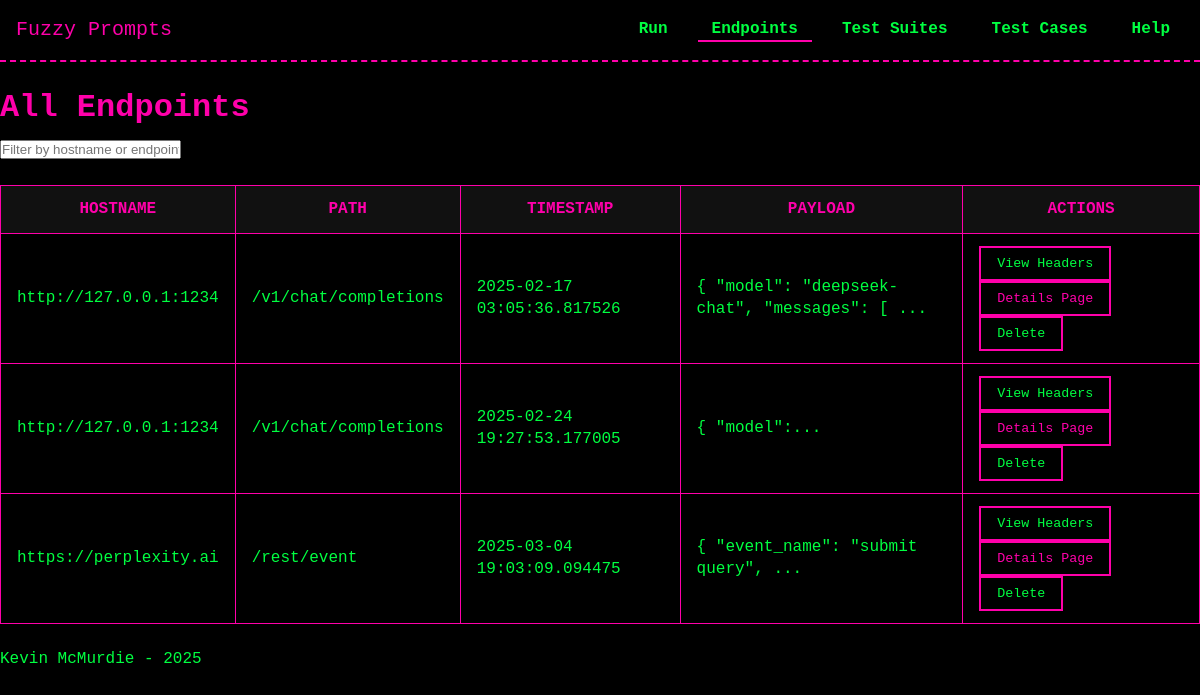
Page /endpoints/ on the earlier database version.
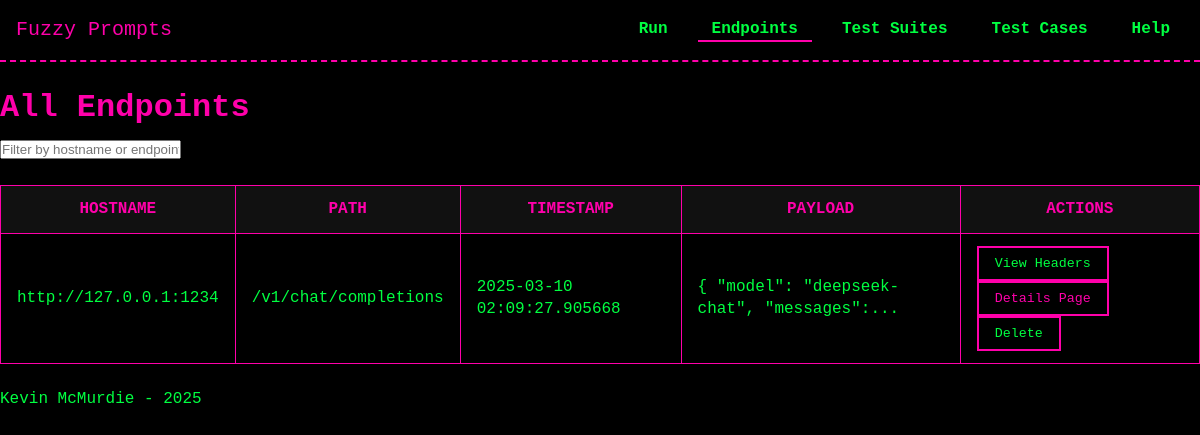
Same page on the later database version.
### models/model_Endpoints.py (models this page shows, shortened)
class Endpoint(db.Model):
    __tablename__ = 'endpoints'
    id = db.Column(db.Integer, primary_key=True)
    hostname = db.Column(db.String, nullable=False)
    endpoint = db.Column(db.String, nullable=False)
    http_payload = db.Column(db.Text, nullable=True)   # HTTP payload sent with the request, should handle and store as JSON
    timestamp = db.Column(db.DateTime, default=datetime.utcnow)  # <--- ADDED TIMESTAMP
    headers = db.relationship('APIHeader', back_populates='endpoint', cascade='all, delete-orphan')
    test_runs = db.relationship('TestRun', back_populates='endpoint')

### routes/endpoints.py (the view)
@endpoints_bp.route('/', methods=['GET'])
def list_endpoints():
    endpoints = Endpoint.query.all()
    return render_template('endpoints/list_endpoints.html', endpoints=endpoints)

### templates/endpoints/list_endpoints.html (shortened to what this page needs)
{% extends "base.html" %}
{% block head %}
  <link rel="stylesheet" href="{{ url_for('static', filename='css/tables.css') }}">
{% endblock %}
{% block content %}
<h1>All Endpoints</h1>
<input
  type="text"
  id="searchEndpoint"
  placeholder="Filter by hostname or endpoint..."
>
<table id="endpointsTable">
  <thead>
    <tr>
      <th>Hostname</th>
      <th>Path</th>
      <th>Timestamp</th>
      <th>Payload</th>
      <th>Actions</th>
    </tr>
  </thead>
  <tbody>
    {% for ep in endpoints %}
      <tr>
        <td>{{ ep.hostname }}</td>
        <td>{{ ep.endpoint }}</td>
        <td>
          {% if ep.timestamp %}
            {{ ep.timestamp }}
          {% else %}
            --
          {% endif %}
        </td>
        <td>
          {% if ep.http_payload %}
            {{ ep.http_payload|truncate(50) }}
          {% else %}
            --
          {% endif %}
        </td>
        <td>
            <button
              type="button"
              class="view-headers-btn"
              data-endpoint-id="{{ ep.id }}"
            >
              View Headers
            </button>
            <button
              type="button"
              class="details-page-btn">
              <a href="{{ url_for('endpoints_bp.view_endpoint_details', endpoint_id=ep.id) }}">Details Page</a>
            </button>
            <form action="{{ url_for('endpoints_bp.delete_endpoint', endpoint_id=ep.id) }}" method="POST" style="display:inline;">
              <button
                type="submit"
                class="delete-endpoint-btn"
                onclick="return confirm('Are you sure you want to delete this endpoint?');"
              >
                Delete
              </button>
            </form>
        </td>
      </tr>
    {% endfor %}
  </tbody>
</table>
{% endblock %}

### templates/base.html (shortened to what this page needs)
<!DOCTYPE html>
<html lang="en">
<head>
  <link rel="stylesheet" href="{{ url_for('static', filename='css/theme.css') }}">
  <link rel="stylesheet" href="{{ url_for('static', filename='css/navbar.css') }}">
  {% block head %}{% endblock %}
</head>
<body>
  <header>
    <nav class="navbar navbar-fixed">
      <div class="nav-brand glitch">
        <a href="{{ url_for('core_bp.index') }}">Fuzzy Prompts</a>
      </div>
      <ul class="nav-links">
        <li class="dropdown {% if request.endpoint and request.endpoint.startswith('test_runs_bp') %}active{% endif %}">
          <a href="#">Run</a>
        </li>
        <li class="dropdown {% if request.endpoint and request.endpoint.startswith('endpoints_bp') %}active{% endif %}">
          <a href="#">Endpoints</a>
        </li>
        <li class="dropdown {% if request.endpoint and request.endpoint.startswith('test_suites_bp') %}active{% endif %}">
          <a href="#">Test Suites</a>
        </li>
        <li class="dropdown {% if request.endpoint and request.endpoint.startswith('test_cases_bp') %}active{% endif %}">
          <a href="#">Test Cases</a>
        </li>
        <li class="dropdown {% if request.endpoint and request.endpoint.startswith('help_bp') %}active{% endif %}">
          <a href="{{ url_for('help_bp.index') }}">Help</a>
        </li>
      </ul>
    </nav>
  </header>
  <main>
    {% block content %}{% endblock %}
  </main>
  <footer>
    <p>Kevin McMurdie - 2025</p>
  </footer>
</body>
</html>

### static/css/theme.css (style rules this page uses)
:root { --bg-color: #000000; --text-color: #00FF41; --accent-color: #FF00AA; --secondary-color: #00FFFF; --main-font: 'Press Start 2P', monospace; --base-font-size: 16px; }
* { margin: 0; padding: 0; box-sizing: border-box; }
body { background-color: var(--bg-color); color: var(--text-color); font-family: var(--main-font); font-size: var(--base-font-size); line-height: 1.4; padding-top: 70px; }
a { color: var(--accent-color); text-decoration: none; }
h1, h2, h3, h4, h5, h6 { color: var(--accent-color); margin: 1rem 0 0.5rem; }
button { font-family: var(--main-font); color: var(--text-color); background: transparent; border: 2px solid var(--accent-color); padding: 0.5rem 1rem; cursor: pointer; transition: all 0.2s; }
.glitch { position: relative; color: var(--accent-color); animation: glitch 2s infinite; }

### static/css/navbar.css (style rules this page uses)
.navbar { display: flex; align-items: center; justify-content: space-between; background-color: var(--bg-color); border-bottom: 2px dashed var(--accent-color); padding: 1rem; }
.navbar-fixed { position: fixed; top: 0; left: 0; width: 100%; z-index: 1000; }
.nav-brand a { color: var(--accent-color); text-decoration: none; font-size: 1.25rem; }
.nav-links { list-style: none; display: flex; gap: 1rem; }
.nav-links a { color: var(--text-color); font-weight: 600; padding: 0.5rem 0.75rem; border: 2px solid transparent; transition: border-color 0.2s; }
.navbar li.active { color: var(--secondary-color); border-bottom: 2px solid var(--accent-color); font-weight: bold; }
.nav-links li.dropdown { position: relative; }

### static/css/tables.css (style rules this page uses)
table { width: 100%; border-collapse: collapse; margin: 1.5rem 0; }
th, td { padding: 0.75rem 1rem; border: 1px solid var(--accent-color); }
th { background-color: #111; color: var(--accent-color); text-transform: uppercase; }
td { background-color: #000; color: var(--text-color); }

Differences in the rows shown:
removed Endpoint: hostname "http://127.0.0.1:1234", endpoint "/v1/chat/completions", timestamp "2025-02-17 03:05:36.817526", http_payload "{ \"model\": \"deepseek-chat\", \"messages\": [ ..."
removed Endpoint: hostname "http://127.0.0.1:1234", endpoint "/v1/chat/completions", timestamp "2025-02-24 19:27:53.177005", http_payload "{ \"model\":..."
removed Endpoint: hostname "https://perplexity.ai", endpoint "/rest/event", timestamp "2025-03-04 19:03:09.094475", http_payload "{ \"event_name\": \"submit query\", ..."
added Endpoint: hostname "http://127.0.0.1:1234", endpoint "/v1/chat/completions", timestamp "2025-03-10 02:09:27.905668", http_payload "{ \"model\": \"deepseek-chat\", \"messages\":..."
